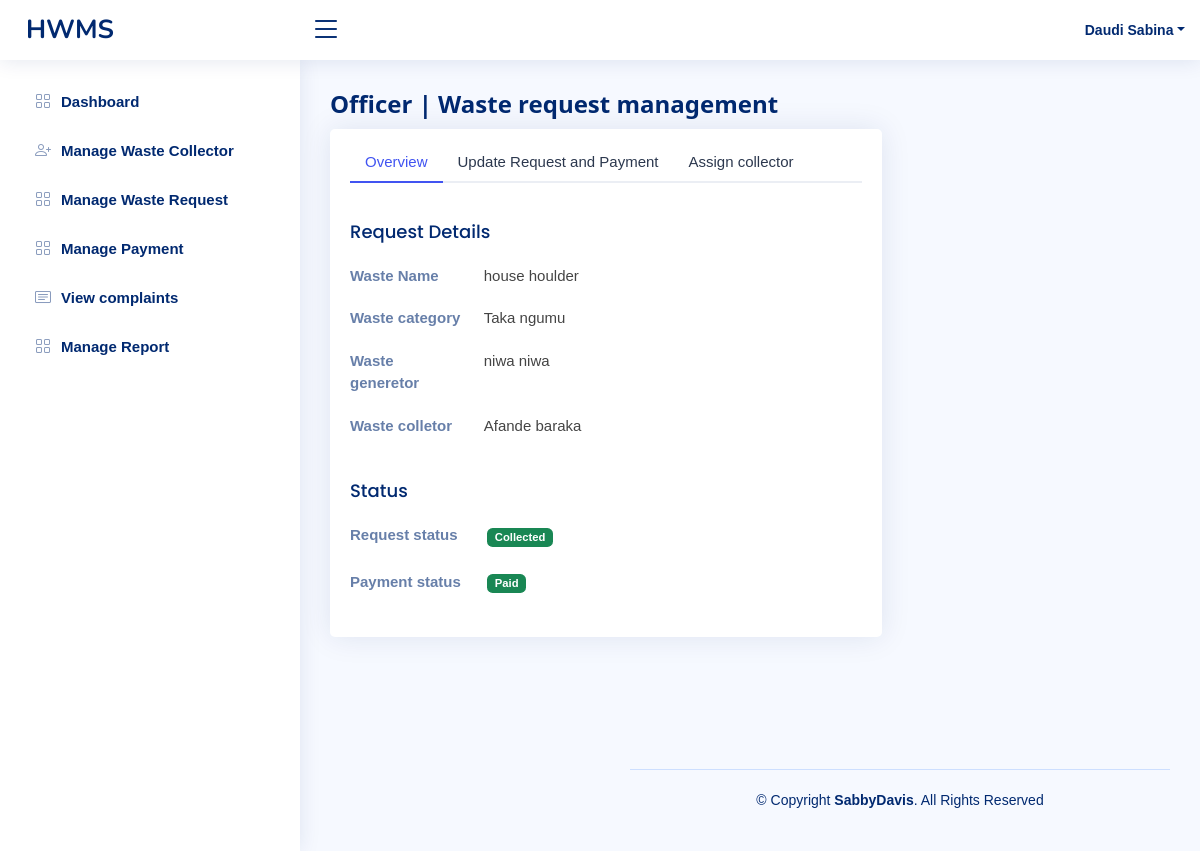
The app's page /officer/assign_collector.php?update_request=4 (signed in) with its own data.
### tables this page shows
CREATE TABLE IF NOT EXISTS `users` (
  `user_id` int NOT NULL AUTO_INCREMENT,
  `fname` varchar(100) NOT NULL,
  `lname` varchar(100) NOT NULL,
  `email` varchar(100) NOT NULL,
  `password` varchar(255) NOT NULL DEFAULT '$2y$10$9nynCknZcZ/IgqjGDsIog.LIux8bWUsGW6ZMW5t.SkREPcNv5zlXi',
  `address_id` int NOT NULL,
  `contact` varchar(50) NOT NULL,
  `status` int NOT NULL DEFAULT '4',
  `role_id` int NOT NULL DEFAULT '1',
  PRIMARY KEY (`user_id`),
  KEY `role_id` (`role_id`),
  KEY `address_id` (`address_id`),
  KEY `status` (`status`)
);

CREATE TABLE IF NOT EXISTS `waste_request` (
  `id` int NOT NULL AUTO_INCREMENT,
  `waste_name` varchar(100) NOT NULL,
  `waste_category_id` int NOT NULL,
  `waste_generetor_id` int NOT NULL,
  `request_status_id` int NOT NULL DEFAULT '1',
  `payment_status_id` int NOT NULL DEFAULT '0',
  `waste_colletor_id` int NOT NULL DEFAULT '0',
  PRIMARY KEY (`id`),
  KEY `waste_category_id` (`waste_category_id`),
  KEY `waste_generetor_id` (`waste_generetor_id`),
  KEY `payment_status_id` (`payment_status_id`),
  KEY `request_status_id` (`request_status_id`),
  KEY `waste_colletor_id` (`waste_colletor_id`)
);

CREATE TABLE IF NOT EXISTS `waste_category` (
  `id` int NOT NULL AUTO_INCREMENT,
  `name` varchar(100) NOT NULL,
  PRIMARY KEY (`id`)
);

### officer/assign_collector.php (the view, shortened to what this page needs)
<?php
require_once('../app/connection.php');
$user_id = $_SESSION['id'];
if (empty($user_id)) {
    header('location:../index.php');
} else {
    $query = "select * from users where user_id =$user_id ";
    $send = mysqli_query($con, $query);
    $rows = mysqli_fetch_assoc($send);
}
?>
<!DOCTYPE html>
<html lang="en">
<head>
    <link href="../assets/vendor/bootstrap/css/bootstrap.min.css" rel="stylesheet">
    <link href="../assets/vendor/bootstrap-icons/bootstrap-icons.css" rel="stylesheet">
    <link href="../assets/vendor/boxicons/css/boxicons.min.css" rel="stylesheet">
    <link href="../assets/vendor/quill/quill.snow.css" rel="stylesheet">
    <link href="../assets/vendor/quill/quill.bubble.css" rel="stylesheet">
    <link href="../assets/vendor/remixicon/remixicon.css" rel="stylesheet">
    <link href="../assets/vendor/simple-datatables/style.css" rel="stylesheet">
    <link href="../assets/css/style.css" rel="stylesheet">
    <link rel="stylesheet" href="../assets/css/w3.css">
</head>
<body>
    <header id="header" class="header fixed-top d-flex align-items-center">
        <div class="d-flex align-items-center justify-content-between">
            <a href="index.html" class="logo d-flex align-items-center">
                <span class="d-none d-lg-block">HWMS</span>
            </a>
            <i class="bi bi-list toggle-sidebar-btn"></i>
        </div>
        <nav class="header-nav ms-auto">
            <ul class="d-flex align-items-center">
                <li class="nav-item dropdown pe-3">
                    <a class="nav-link nav-profile d-flex align-items-center pe-0" href="#" data-bs-toggle="dropdown">
                        <span class="d-none d-md-block dropdown-toggle ps-2"> <?php echo $rows['lname'] . " " . $rows['fname']; ?></span>
                    </a>
                </li>
            </ul>
        </nav>
    </header>
    <aside id="sidebar" class="sidebar">
        <ul class="sidebar-nav" id="sidebar-nav">
            <li class="nav-item">
                <a class="nav-link collapsed" href="officerDashboard.php">
                    <i class="bi bi-grid"></i>
                    <span>Dashboard</span>
                </a>
            </li>
            <li class="nav-item">
                <a class="nav-link collapsed" href="waste_collector.php">
                    <i class="bi bi-person-plus"></i>
                    <span>Manage Waste Collector</span>
                </a>
            </li>
            <li class="nav-item">
                <a class="nav-link collapsed" href="waste_request.php">
                    <i class="bi bi-grid"></i>
                    <span>Manage Waste Request</span>
                </a>
            </li>
            <li class="nav-item">
                <a class="nav-link collapsed" href="waste_request.php">
                    <i class="bi bi-grid"></i>
                    <span>Manage Payment</span>
                </a>
            </li>
            <li class="nav-item">
                <a class="nav-link collapsed" href="complaints.php">
                    <i class="bi bi-card-text"></i>
                    <span>View complaints</span>
                </a>
            </li>
            <li class="nav-item">
                <a class="nav-link collapsed" href="status.php">
                    <i class="bi bi-grid"></i>
                    <span>Manage Report</span>
                </a>
            </li>
        </ul>
    </aside>
    <main id="main" class="main">
        <div class="pagetitle">
            <h1>Officer | Waste request management</h1>
        </div>
        <section class="section profile" style="height: 80vh;">
            <?php
            $request_status = $_GET['update_request'];
            $select = "SELECT * FROM waste_request where id =  $request_status";
            $result = mysqli_query($con, $select);
            $waste = mysqli_fetch_assoc($result);
            $waste_name = $waste['waste_name'];
            $waste_category_id = $waste['waste_category_id'];
            $waste_generetor_id = $waste['waste_generetor_id'];
            $request_status_id = $waste['request_status_id'];
            $waste_colletor_id = $waste['waste_colletor_id'];
            $select_category = "select * from waste_category where id = $waste_category_id";
            $result_waste_category_id = mysqli_query($con, $select_category);
            $waste_category_names = mysqli_fetch_assoc($result_waste_category_id);
            $waste_category_name = $waste_category_names['name'];
            $select_waste_generator = "select * from users where user_id = $waste_generetor_id";
            $result_waste_waste_generator_id = mysqli_query($con, $select_waste_generator);
            $waste_waste_generator_names = mysqli_fetch_assoc($result_waste_waste_generator_id);
            $waste_waste_generator_fname = $waste_waste_generator_names['fname'];
            $waste_waste_generator_lname = $waste_waste_generator_names['lname'];
            $select_waste_colletor = "select * from users where user_id = $waste_colletor_id";
            $result_waste_waste_colletor_id = mysqli_query($con, $select_waste_colletor);
            $waste_waste_collector_names = mysqli_fetch_assoc($result_waste_waste_colletor_id);
            $waste_waste_collector_fname = $waste_waste_collector_names['fname'];
            $waste_waste_collector_lname = $waste_waste_collector_names['lname'];
            ?>
            <div class="row">
                <div class="col-xl-8">
                    <div class="card">
                        <div class="card-body pt-3">
                            <ul class="nav nav-tabs nav-tabs-bordered">
                                <li class="nav-item">
                                    <button class="nav-link active" data-bs-toggle="tab" data-bs-target="#profile-overview">Overview</button>
                                </li>
                                <li class="nav-item">
                                    <button class="nav-link" data-bs-toggle="tab" data-bs-target="#profile-edit">Update Request and Payment</button>
                                </li>
                                <li class="nav-item">
                                    <button class="nav-link" data-bs-toggle="tab" data-bs-target="#profile-change-password">Assign collector</button>
                                </li>
                            </ul>
                            <div class="tab-content pt-2">
                                <div class="tab-pane fade show active profile-overview" id="profile-overview">
                                    <h5 class="card-title">Request Details</h5>
                                    <div class="row">
                                        <div class="col-lg-3 col-md-4 label ">Waste Name</div>
                                        <div class="col-lg-9 col-md-8"> <?php echo  $waste_name;; ?></div>
                                    </div>
                                    <div class="row">
                                        <div class="col-lg-3 col-md-4 label">Waste category</div>
                                        <div class="col-lg-9 col-md-8"> <?php echo $waste_category_name  ?></div>
                                    </div>
                                    <div class="row">
                                        <div class="col-lg-3 col-md-4 label">Waste generetor</div>
                                        <div class="col-lg-9 col-md-8"> <?php echo $waste_waste_generator_fname . " " . $waste_waste_generator_lname; ?></div>
                                    </div>
                                    <div class="row">
                                        <div class="col-lg-3 col-md-4 label">Waste colletor</div>
                                        <div class="col-lg-9 col-md-8"><?php echo $waste_waste_collector_fname . " " . $waste_waste_collector_lname;  ?></div>
                                    </div>
                                    <h5 class="card-title mt-4"> Status</h5>
                                    <div class="row">
                                        <div class="col-lg-3 col-md-4 label">Request status</div>
                                        <div class="col-lg-9 col-md-8">
                                            <?php
                                            if ($request_status_id == 1) { ?>
                                                <span class="badge m-1 bg-warning remove">Pedding</span>
                                            <?php } elseif ($waste['request_status_id'] == 2) { ?>
                                                <span class="badge m-1 bg-info remove">Approved</span>
                                            <?php  } else { ?>
                                                <span class="badge m-1 bg-success remove">Collected</span>
                                            <?php }
                                            ?>
                                        </div>
                                    </div>
                                    <div class="row">
                                        <div class="col-lg-3 col-md-4 label">Payment status</div>
                                        <div class="col-lg-9 col-md-8">
                                            <?php
                                            if ($request_status_id == 1) { ?>
                                                <span class="badge m-1 bg-warning remove">Pedding</span>
                                            <?php } else { ?>
                                                <span class="badge m-1 bg-success remove">Paid</span>
                                            <?php }
                                            ?>
                                        </div>
                                    </div>
                                </div>
                            </div>
                        </div>
                    </div>
                </div>
            </div>
        </section>
        <footer id="footer" class="footer">
            <div class="copyright">
                &copy; Copyright <strong><span>SabbyDavis</span></strong>. All Rights Reserved
            </div>
        </footer>
</body>
</html>

### assets/css/style.css (style rules this page uses)
:root { scroll-behavior: smooth; }
body { font-family: "Open Sans", sans-serif; background: #f6f9ff; color: #444444; }
a { color: #4154f1; text-decoration: none; }
h1, h2, h3, h4, h5, h6 { font-family: "Nunito", sans-serif; }
#main { margin-top: 60px; padding: 20px 30px; transition: all 0.3s; }
.pagetitle { margin-bottom: 10px; }
.pagetitle h1 { font-size: 24px; margin-bottom: 0; font-weight: 600; color: #012970; }
.card { margin-bottom: 30px; border: none; border-radius: 5px; box-shadow: 0px 0 30px rgba(1, 41, 112, 0.1); }
.card-title { padding: 20px 0 15px 0; font-size: 18px; font-weight: 500; color: #012970; font-family: "Poppins", sans-serif; }
.card-body { padding: 0 20px 20px 20px; }
.nav-tabs-bordered { border-bottom: 2px solid #ebeef4; }
.nav-tabs-bordered .nav-link { margin-bottom: -2px; border: none; color: #2c384e; }
.nav-tabs-bordered .nav-link.active { background-color: #fff; color: #4154f1; border-bottom: 2px solid #4154f1; }
.logo { line-height: 1; }
@media (min-width: 1200px) { .logo { width: 280px; } }
.logo span { font-size: 26px; font-weight: 700; color: #012970; font-family: "Nunito", sans-serif; }
.header { transition: all 0.5s; z-index: 997; height: 60px; box-shadow: 0px 2px 20px rgba(1, 41, 112, 0.1); background-color: #fff; padding-left: 20px; }
.header .toggle-sidebar-btn { font-size: 32px; padding-left: 10px; cursor: pointer; color: #012970; }
.header-nav ul { list-style: none; }
.header-nav>ul { margin: 0; padding: 0; }
.header-nav .nav-profile { color: #012970; }
.header-nav .nav-profile span { font-size: 14px; font-weight: 600; }
.sidebar { position: fixed; top: 60px; left: 0; bottom: 0; width: 300px; z-index: 996; transition: all 0.3s; padding: 20px; overflow-y: auto; scrollbar-width: thin; scrollbar-color: #aab7cf transparent; box-shadow: 0px 0px 20px rgba(1, 41, 112, 0.1); background-color: #fff; }
@media (min-width: 1200px) { #main, #footer { margin-left: 300px; } }
.sidebar-nav { padding: 0; margin: 0; list-style: none; }
.sidebar-nav li { padding: 0; margin: 0; list-style: none; }
.sidebar-nav .nav-item { margin-bottom: 5px; }
.sidebar-nav .nav-link { display: flex; align-items: center; font-size: 15px; font-weight: 600; color: #4154f1; transition: 0.3; background: #f6f9ff; padding: 10px 15px; border-radius: 4px; }
.sidebar-nav .nav-link i { font-size: 16px; margin-right: 10px; color: #4154f1; }
.sidebar-nav .nav-link.collapsed { color: #012970; background: #fff; }
.sidebar-nav .nav-link.collapsed i { color: #899bbd; }
.profile .profile-overview .row { margin-bottom: 20px; font-size: 15px; }
.profile .profile-overview .card-title { color: #012970; }
.profile .profile-overview .label { font-weight: 600; color: rgba(1, 41, 112, 0.6); }
.footer { padding: 20px 0; font-size: 14px; transition: all 0.3s; border-top: 1px solid #cddfff; }
.footer .copyright { text-align: center; color: #012970; }

### assets/css/w3.css (style rules this page uses)
*,*:before,*:after { box-sizing:inherit }
html { -ms-text-size-adjust:100%;-webkit-text-size-adjust:100% }
body { margin:0 }
article,aside,details,figcaption,figure,footer,header,main,menu,nav,section { display:block }
a { background-color:transparent }
b,strong { font-weight:bolder }
button,input,select,textarea,optgroup { font:inherit;margin:0 }
button,input { overflow:visible }
button,select { text-transform:none }
button,[type=button],[type=reset],[type=submit] { -webkit-appearance:button }
html,body { font-family:Verdana,sans-serif;font-size:15px;line-height:1.5 }
html { overflow-x:hidden }
h1 { font-size:36px }
h5 { font-size:18px }
h1,h2,h3,h4,h5,h6 { font-family:"Segoe UI",Arial,sans-serif;font-weight:400;margin:10px 0 }
a { color:inherit }
.w3-main,#main { transition:margin-left .4s }

### records on screen
users: lname "Daudi", fname "Sabina"
waste_request: waste_name "house houlder"
waste_category: name "Taka ngumu"
users: fname "niwa", lname "niwa"
users: fname "Afande", lname "baraka"
